Frame 1 (no input): blank canvas, image omitted
Frame 60 (no input): blank canvas, image omitted
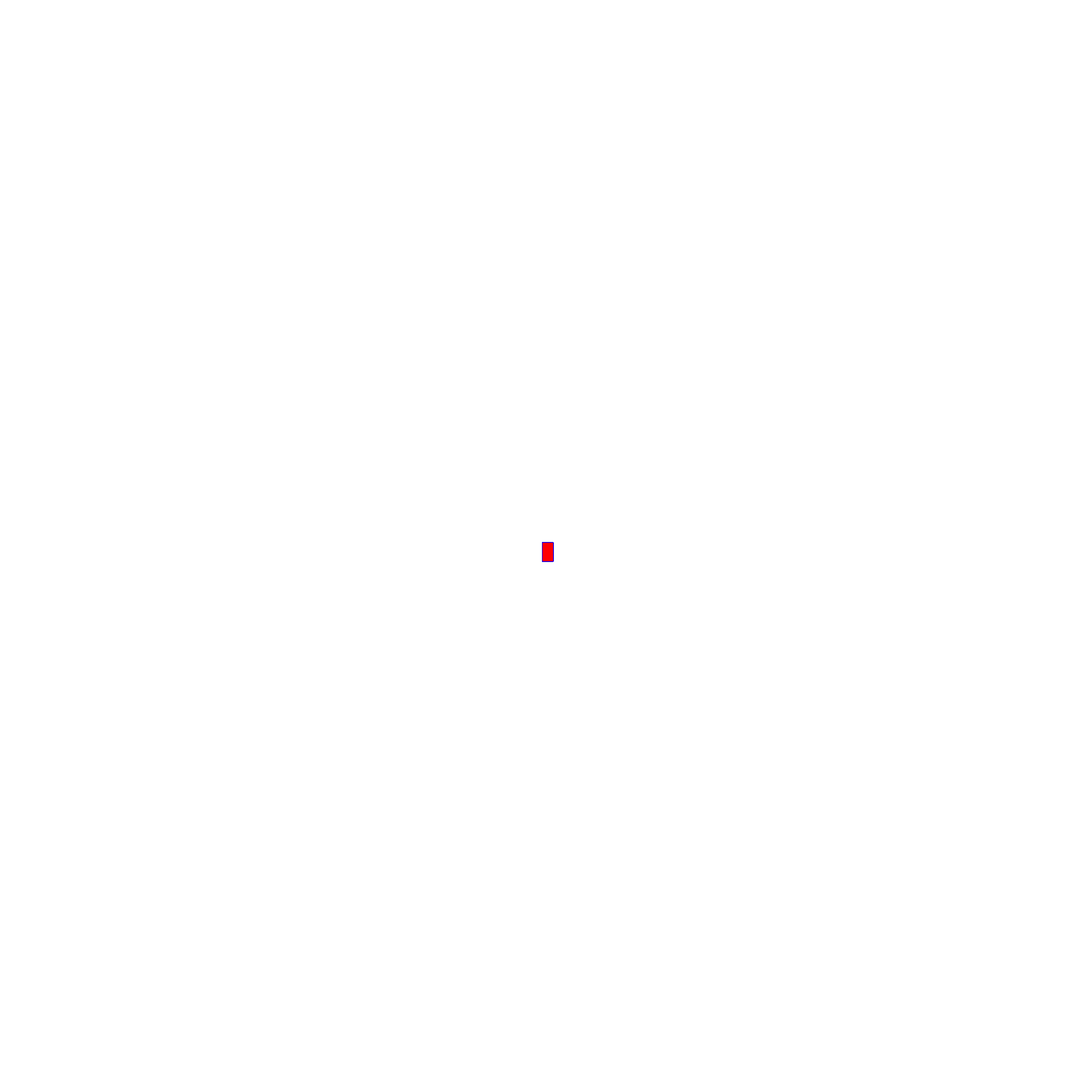
Frame 120 (the mouse pressed at the canvas centre since frame 60)

The p5.js sketch whose frames 1 and 60 were blank and that drew this single picture after the mouse press (run headless with seeded random() and noise() and a simulated clock; from frame 60 on, the mouse is pressed at the canvas centre):

// p5.js sketch
// ── sketch.js
function setup() {
    createCanvas(2000, 2000);
    background("white")
  }
  
  function draw() {
    stroke("blue");
    fill("red");
    
    
    if (mouseIsPressed) {
      rect(mouseX, mouseY, 20, 35);
    }
  }
